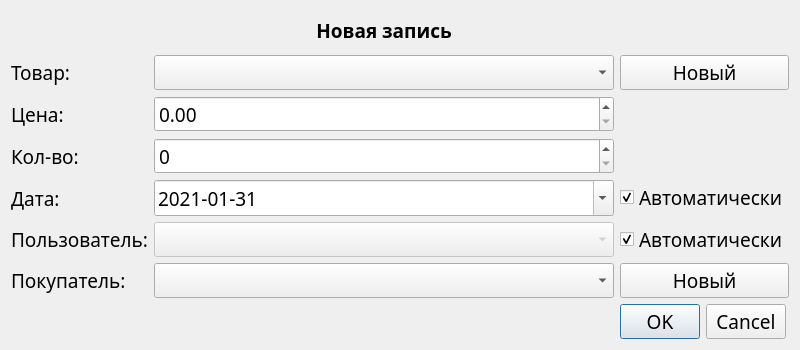
<?xml version="1.0" encoding="UTF-8"?>
<ui version="4.0">
 <class>RecordDialog</class>
 <widget class="QDialog" name="RecordDialog">
  <property name="geometry">
   <rect>
    <x>0</x>
    <y>0</y>
    <width>800</width>
    <height>350</height>
   </rect>
  </property>
  <property name="minimumSize">
   <size>
    <width>800</width>
    <height>350</height>
   </size>
  </property>
  <property name="font">
   <font>
    <family>Century Gothic</family>
    <pointsize>14</pointsize>
   </font>
  </property>
  <property name="windowTitle">
   <string>Dialog</string>
  </property>
  <property name="modal">
   <bool>true</bool>
  </property>
  <layout class="QGridLayout" name="gridLayout">
   <item row="1" column="2">
    <widget class="QPushButton" name="newProductButton">
     <property name="sizePolicy">
      <sizepolicy hsizetype="Minimum" vsizetype="Fixed">
       <horstretch>0</horstretch>
       <verstretch>0</verstretch>
      </sizepolicy>
     </property>
     <property name="text">
      <string>Новый</string>
     </property>
    </widget>
   </item>
   <item row="5" column="1">
    <widget class="QComboBox" name="userComboBox">
     <property name="enabled">
      <bool>false</bool>
     </property>
     <property name="sizePolicy">
      <sizepolicy hsizetype="Expanding" vsizetype="Fixed">
       <horstretch>0</horstretch>
       <verstretch>0</verstretch>
      </sizepolicy>
     </property>
    </widget>
   </item>
   <item row="4" column="2">
    <widget class="QCheckBox" name="autoDateCheckBox">
     <property name="sizePolicy">
      <sizepolicy hsizetype="Minimum" vsizetype="Fixed">
       <horstretch>0</horstretch>
       <verstretch>0</verstretch>
      </sizepolicy>
     </property>
     <property name="text">
      <string>Автоматически</string>
     </property>
     <property name="checked">
      <bool>true</bool>
     </property>
    </widget>
   </item>
   <item row="1" column="1">
    <widget class="QComboBox" name="productComboBox">
     <property name="sizePolicy">
      <sizepolicy hsizetype="Expanding" vsizetype="Fixed">
       <horstretch>0</horstretch>
       <verstretch>0</verstretch>
      </sizepolicy>
     </property>
    </widget>
   </item>
   <item row="6" column="1">
    <widget class="QComboBox" name="buyerComboBox">
     <property name="sizePolicy">
      <sizepolicy hsizetype="Expanding" vsizetype="Fixed">
       <horstretch>0</horstretch>
       <verstretch>0</verstretch>
      </sizepolicy>
     </property>
    </widget>
   </item>
   <item row="2" column="1">
    <widget class="QDoubleSpinBox" name="priceSpinBox">
     <property name="sizePolicy">
      <sizepolicy hsizetype="Expanding" vsizetype="Fixed">
       <horstretch>0</horstretch>
       <verstretch>0</verstretch>
      </sizepolicy>
     </property>
     <property name="maximum">
      <double>999999999.000000000000000</double>
     </property>
    </widget>
   </item>
   <item row="6" column="2">
    <widget class="QPushButton" name="newBuyerButton">
     <property name="sizePolicy">
      <sizepolicy hsizetype="Minimum" vsizetype="Fixed">
       <horstretch>0</horstretch>
       <verstretch>0</verstretch>
      </sizepolicy>
     </property>
     <property name="text">
      <string>Новый</string>
     </property>
    </widget>
   </item>
   <item row="0" column="1">
    <widget class="QLabel" name="mainLabel">
     <property name="font">
      <font>
       <family>Century Gothic</family>
       <pointsize>14</pointsize>
       <weight>75</weight>
       <bold>true</bold>
      </font>
     </property>
     <property name="text">
      <string>Новая запись</string>
     </property>
     <property name="alignment">
      <set>Qt::AlignCenter</set>
     </property>
    </widget>
   </item>
   <item row="2" column="0">
    <widget class="QLabel" name="priceLabel">
     <property name="text">
      <string>Цена:</string>
     </property>
    </widget>
   </item>
   <item row="3" column="1">
    <widget class="QDoubleSpinBox" name="quantitySpinBox">
     <property name="sizePolicy">
      <sizepolicy hsizetype="Expanding" vsizetype="Fixed">
       <horstretch>0</horstretch>
       <verstretch>0</verstretch>
      </sizepolicy>
     </property>
     <property name="decimals">
      <number>0</number>
     </property>
     <property name="maximum">
      <double>999999999.000000000000000</double>
     </property>
    </widget>
   </item>
   <item row="5" column="2">
    <widget class="QCheckBox" name="autoUserCheckBox">
     <property name="sizePolicy">
      <sizepolicy hsizetype="Minimum" vsizetype="Fixed">
       <horstretch>0</horstretch>
       <verstretch>0</verstretch>
      </sizepolicy>
     </property>
     <property name="text">
      <string>Автоматически</string>
     </property>
     <property name="checked">
      <bool>true</bool>
     </property>
    </widget>
   </item>
   <item row="4" column="1">
    <widget class="QDateEdit" name="dateEdit">
     <property name="enabled">
      <bool>true</bool>
     </property>
     <property name="sizePolicy">
      <sizepolicy hsizetype="Expanding" vsizetype="Fixed">
       <horstretch>0</horstretch>
       <verstretch>0</verstretch>
      </sizepolicy>
     </property>
     <property name="displayFormat">
      <string>yyyy-MM-dd</string>
     </property>
     <property name="calendarPopup">
      <bool>true</bool>
     </property>
     <property name="date">
      <date>
       <year>2021</year>
       <month>1</month>
       <day>31</day>
      </date>
     </property>
    </widget>
   </item>
   <item row="1" column="0">
    <widget class="QLabel" name="productLabel">
     <property name="text">
      <string>Товар:</string>
     </property>
    </widget>
   </item>
   <item row="4" column="0">
    <widget class="QLabel" name="dateLabel">
     <property name="text">
      <string>Дата:</string>
     </property>
    </widget>
   </item>
   <item row="7" column="2">
    <widget class="QDialogButtonBox" name="buttonBox">
     <property name="sizePolicy">
      <sizepolicy hsizetype="Fixed" vsizetype="Fixed">
       <horstretch>0</horstretch>
       <verstretch>0</verstretch>
      </sizepolicy>
     </property>
     <property name="orientation">
      <enum>Qt::Horizontal</enum>
     </property>
     <property name="standardButtons">
      <set>QDialogButtonBox::Cancel|QDialogButtonBox::Ok</set>
     </property>
    </widget>
   </item>
   <item row="3" column="0">
    <widget class="QLabel" name="quantityLabel">
     <property name="text">
      <string>Кол-во:</string>
     </property>
    </widget>
   </item>
   <item row="6" column="0">
    <widget class="QLabel" name="buyerLabel">
     <property name="text">
      <string>Покупатель:</string>
     </property>
    </widget>
   </item>
   <item row="5" column="0">
    <widget class="QLabel" name="userLabel">
     <property name="text">
      <string>Пользователь:</string>
     </property>
    </widget>
   </item>
  </layout>
 </widget>
 <resources/>
 <connections>
  <connection>
   <sender>buttonBox</sender>
   <signal>accepted()</signal>
   <receiver>RecordDialog</receiver>
   <slot>accept()</slot>
   <hints>
    <hint type="sourcelabel">
     <x>248</x>
     <y>254</y>
    </hint>
    <hint type="destinationlabel">
     <x>157</x>
     <y>274</y>
    </hint>
   </hints>
  </connection>
  <connection>
   <sender>buttonBox</sender>
   <signal>rejected()</signal>
   <receiver>RecordDialog</receiver>
   <slot>reject()</slot>
   <hints>
    <hint type="sourcelabel">
     <x>316</x>
     <y>260</y>
    </hint>
    <hint type="destinationlabel">
     <x>286</x>
     <y>274</y>
    </hint>
   </hints>
  </connection>
 </connections>
</ui>
